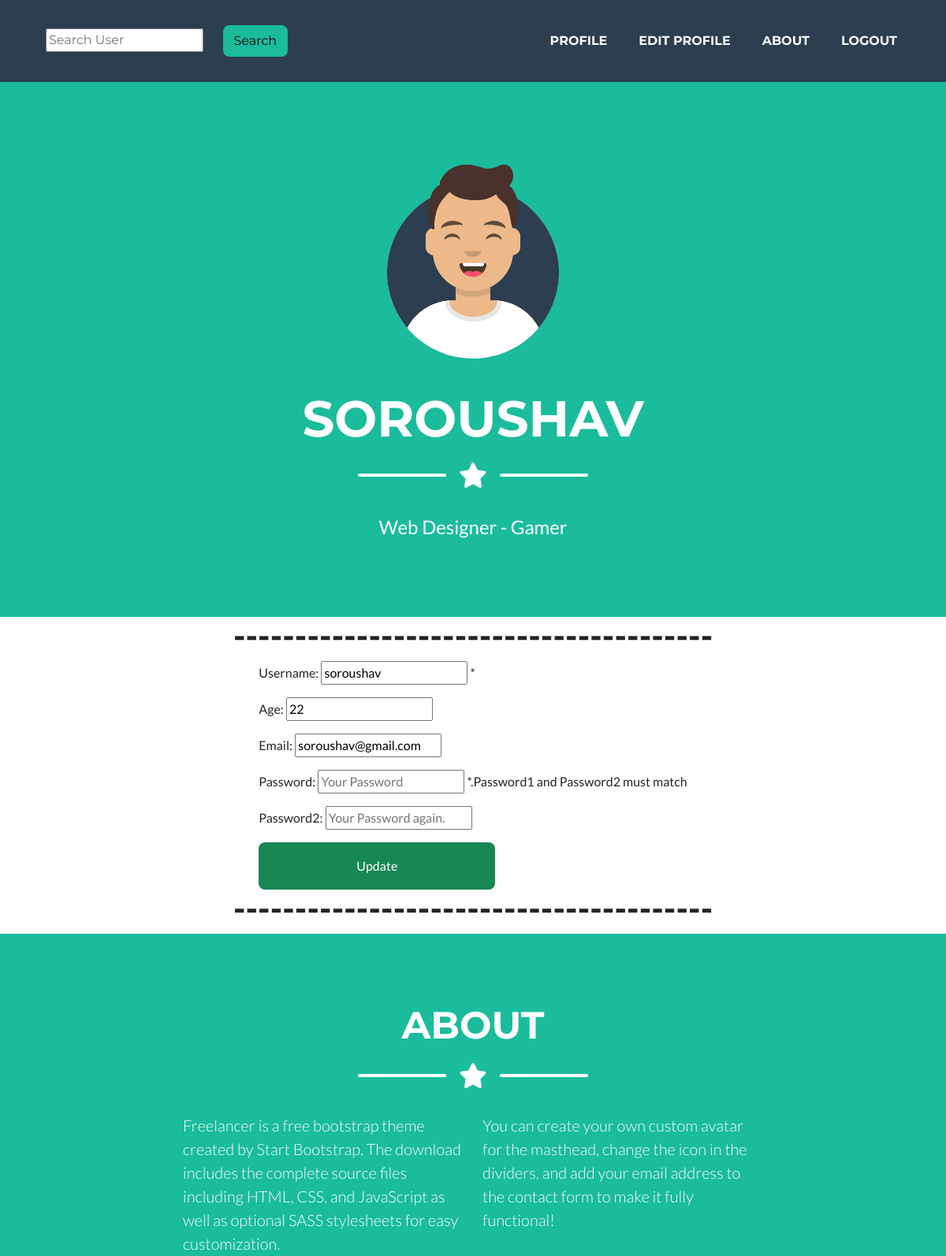
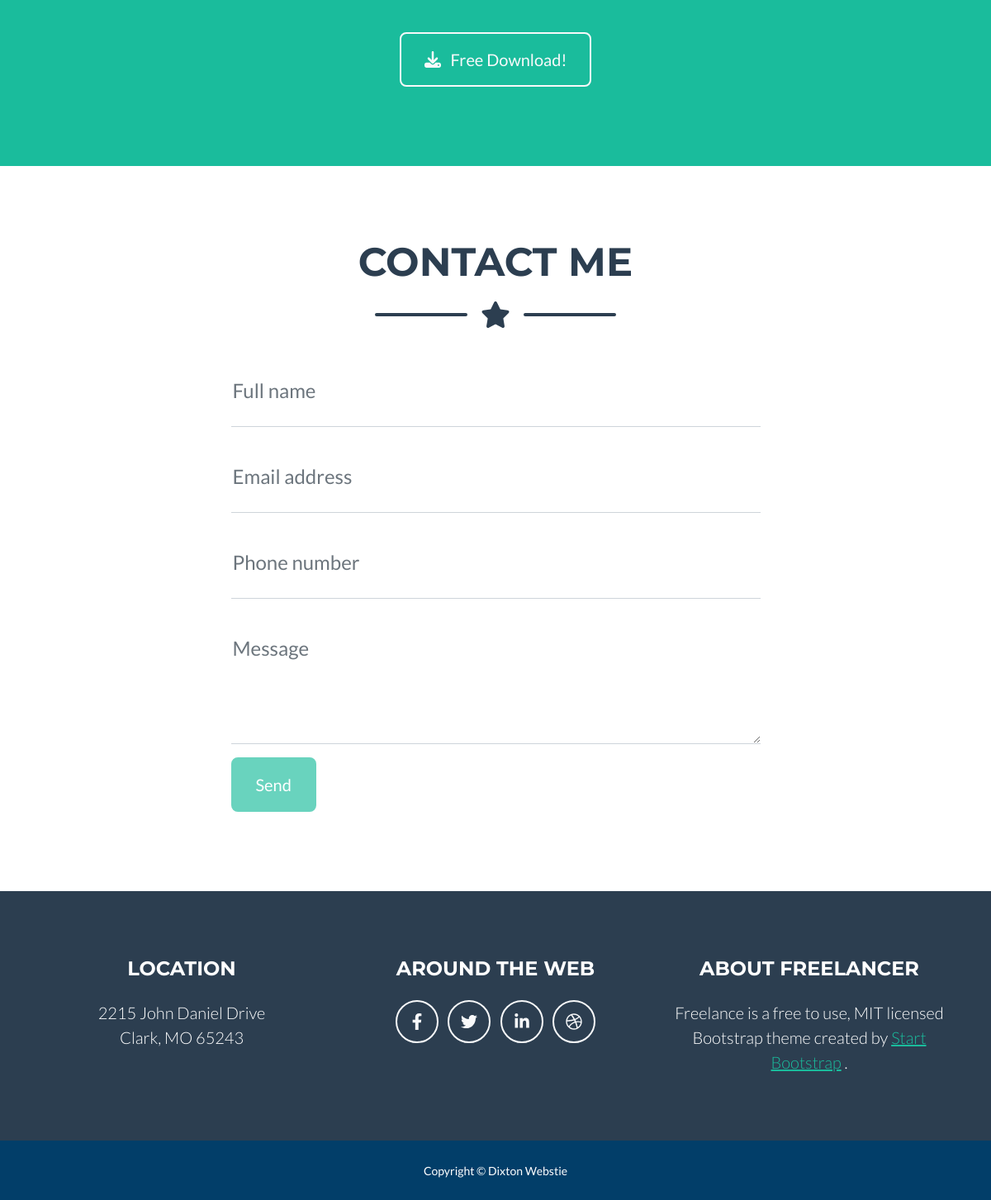
Page /profile/edit/1/ (signed in) on the committed database (2 pictures, top to bottom).
### profile/models.py (models this page shows, shortened)
class CustomUser(AbstractUser):
    email = models.CharField(max_length=50)
    age = models.PositiveIntegerField(null=True, blank=True)

### profile/views.py (the view)
# urls.py: path('profile/edit/<int:pk>/', EditUserView.as_view(), name='update'),
class EditUserView(UserActionMixin, UpdateView):
    model = get_user_model()
    template_name = 'profile_edit.html'
    form_class = CustomUserChangeForm
    success_url = reverse_lazy('home')

### profile/forms.py
class CustomUserChangeForm(forms.ModelForm):
    username = forms.CharField(max_length=25, help_text="*",
                               widget=forms.TextInput(attrs={"placeholder": "Your Username"}))
    password = forms.CharField(max_length=25, help_text='*.Password1 and Password2 must match',
                               widget=forms.PasswordInput(attrs={"placeholder": "Your Password"}))
    password2 = forms.CharField(max_length=25,
                                widget=forms.PasswordInput(attrs={"placeholder": "Your Password again."}))
    class Meta:
        model = get_user_model()
        fields = ('username', 'age', 'email', 'password', 'password2')

### templates/profile_edit.html (shortened to what this page needs)
<!DOCTYPE html>
{% extends 'home.html' %}
    {% block content %}
        <div class="container d-flex align-items-center flex-column">
        <h1>---------------------------------------</h1>
            <form method="post" action="">
                {{ form.as_p }}
            <button class="btn btn-success" style="height: 60px; width: 300px" type="submit">Update</button>
            </form>
        <h1>---------------------------------------</h1>
        </div>
    {% endblock content %}

### templates/home.html (shortened to what this page needs)
{% load static %}
<!DOCTYPE html>
<html lang="en">
    <head>
        <link href="{% static 'css/styles.css' %}" rel="stylesheet" />
    </head>
    <body id="page-top">
        <nav class="navbar navbar-expand-lg bg-secondary text-uppercase fixed-top" id="mainNav">
            <div class="container">
                {% if user.is_authenticated %}
                    <form action="{% url "search" %}" method="get">
                        <input class="nav-item mx-2 mx-lg-3 mx-xl-3" placeholder="Search User" name="q">
                        <button class="nav-item mx-0 mx-lg-1 btn btn-info" type="submit">Search</button>
                    </form>
                {% endif %}
                <div class="collapse navbar-collapse" id="navbarResponsive">
                    <ul class="navbar-nav ms-auto">
                        {% if user.is_authenticated %}
                            <li class="nav-item mx-0 mx-lg-1"><a class="nav-link py-3 px-0 px-lg-3 rounded" href="{% url 'profile' user.id %}">Profile</a></li>
                                <li class="nav-item mx-0 mx-lg-1"><a class="nav-link py-3 px-0 px-lg-3 rounded" href="{% url 'update' user.id %}">Edit Profile</a></li>
                            <li class="nav-item mx-0 mx-lg-1"><a class="nav-link py-3 px-0 px-lg-3 rounded" href="#about">About</a></li>
                            <li class="nav-item mx-0 mx-lg-1"><a class="nav-link py-3 px-0 px-lg-3 rounded" href="{% url 'account_logout' %}">Logout</a></li>
                        {% endif %}
                    </ul>
                </div>
            </div>
        </nav>
        <header class="masthead bg-primary text-white text-center">
            <div class="container d-flex align-items-center flex-column">
                <img class="masthead-avatar mb-5" src="{% static 'assets/img/avataaars.svg' %}" alt="..." />
                {% if user.is_authenticated %}
                    <h1 class="masthead-heading text-uppercase mb-0">{{ user.username }}</h1>
                {% else %}
                    <h1 class="masthead-heading text-uppercase mb-0">Dixton</h1>
                {% endif %}
                <div class="divider-custom divider-light">
                    <div class="divider-custom-line"></div>
                    <div class="divider-custom-icon"><i class="fas fa-star"></i></div>
                    <div class="divider-custom-line"></div>
                </div>
                <p class="masthead-subheading font-weight-light mb-0">Web Designer - Gamer</p>
            </div>
        </header>
        {% block content %}{% endblock content %}
        <section class="page-section bg-primary text-white mb-0" id="about">
            <div class="container">
                <h2 class="page-section-heading text-center text-uppercase text-white">About</h2>
                <div class="divider-custom divider-light">
                    <div class="divider-custom-line"></div>
                    <div class="divider-custom-icon"><i class="fas fa-star"></i></div>
                    <div class="divider-custom-line"></div>
                </div>
                <div class="row">
                    <div class="col-lg-4 ms-auto"><p class="lead">Freelancer is a free bootstrap theme created by Start Bootstrap. The download includes the complete source files including HTML, CSS, and JavaScript as well as optional SASS stylesheets for easy customization.</p></div>
                    <div class="col-lg-4 me-auto"><p class="lead">You can create your own custom avatar for the masthead, change the icon in the dividers, and add your email address to the contact form to make it fully functional!</p></div>
                </div>
                <div class="text-center mt-4">
                    <a class="btn btn-xl btn-outline-light" href="https://startbootstrap.com/theme/freelancer/">
                        <i class="fas fa-download me-2"></i>
                        Free Download!
                    </a>
                </div>
            </div>
        </section>
        <section class="page-section" id="contact">
            <div class="container">
                <h2 class="page-section-heading text-center text-uppercase text-secondary mb-0">Contact Me</h2>
                <div class="divider-custom">
                    <div class="divider-custom-line"></div>
                    <div class="divider-custom-icon"><i class="fas fa-star"></i></div>
                    <div class="divider-custom-line"></div>
                </div>
                <div class="row justify-content-center">
                    <div class="col-lg-8 col-xl-7">
                        <form id="contactForm" data-sb-form-api-token="API_TOKEN">
                            <div class="form-floating mb-3">
                                <input class="form-control" id="name" type="text" placeholder="Enter your name..." data-sb-validations="required" />
                                <label for="name">Full name</label>
                            </div>
                            <div class="form-floating mb-3">
                                <input class="form-control" id="email" type="email" placeholder="name@example.com" data-sb-validations="required,email" />
                                <label for="email">Email address</label>
                            </div>
                            <div class="form-floating mb-3">
                                <input class="form-control" id="phone" type="tel" placeholder="(123) 456-7890" data-sb-validations="required" />
                                <label for="phone">Phone number</label>
                            </div>
                            <div class="form-floating mb-3">
                                <textarea class="form-control" id="message" type="text" placeholder="Enter your message here..." style="height: 10rem" data-sb-validations="required"></textarea>
                                <label for="message">Message</label>
                            </div>
                            <button class="btn btn-primary btn-xl disabled" id="submitButton" type="submit">Send</button>
                        </form>
                    </div>
                </div>
            </div>
        </section>
        <footer class="footer text-center">
            <div class="container">
                <div class="row">
                    <div class="col-lg-4 mb-5 mb-lg-0">
                        <h4 class="text-uppercase mb-4">Location</h4>
                        <p class="lead mb-0">
                            2215 John Daniel Drive
                            <br />
                            Clark, MO 65243
                        </p>
                    </div>
                    <div class="col-lg-4 mb-5 mb-lg-0">
                        <h4 class="text-uppercase mb-4">Around the Web</h4>
                        <a class="btn btn-outline-light btn-social mx-1" href="#!"><i class="fab fa-fw fa-facebook-f"></i></a>
                        <a class="btn btn-outline-light btn-social mx-1" href="#!"><i class="fab fa-fw fa-twitter"></i></a>
                        <a class="btn btn-outline-light btn-social mx-1" href="#!"><i class="fab fa-fw fa-linkedin-in"></i></a>
                        <a class="btn btn-outline-light btn-social mx-1" href="#!"><i class="fab fa-fw fa-dribbble"></i></a>
                    </div>
                    <div class="col-lg-4">
                        <h4 class="text-uppercase mb-4">About Freelancer</h4>
                        <p class="lead mb-0">
                            Freelance is a free to use, MIT licensed Bootstrap theme created by
                            <a href="http://startbootstrap.com">Start Bootstrap</a>
                            .
                        </p>
                    </div>
                </div>
            </div>
        </footer>
        <div class="copyright py-4 text-center text-white">
            <div class="container"><small>Copyright &copy; Dixton Webstie</small></div>
        </div>
    </body>
</html>

### rows in the picture
CustomUser: username "SOROUSHAV", username "soroushav", age "22", email "soroushav@gmail.com"
